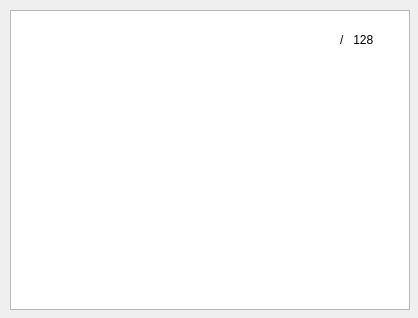
      <widget class="QWidget" name="scrollAreaWidgetContents_54">
       <property name="geometry">
        <rect>
         <x>0</x>
         <y>0</y>
         <width>418</width>
         <height>318</height>
        </rect>
       </property>
       <widget class="QLabel" name="lbl_report_octa_single_v_view_index">
        <property name="geometry">
         <rect>
          <x>370</x>
          <y>10</y>
          <width>71</width>
          <height>20</height>
         </rect>
        </property>
        <property name="text">
         <string/>
        </property>
       </widget>
       <widget class="QGraphicsView" name="graphicsView_2">
        <property name="geometry">
         <rect>
          <x>10</x>
          <y>10</y>
          <width>400</width>
          <height>300</height>
         </rect>
        </property>
        <property name="verticalScrollBarPolicy">
         <enum>Qt::ScrollBarAlwaysOff</enum>
        </property>
        <property name="horizontalScrollBarPolicy">
         <enum>Qt::ScrollBarAlwaysOff</enum>
        </property>
       </widget>
       <widget class="QLabel" name="label_3">
        <property name="geometry">
         <rect>
          <x>340</x>
          <y>30</y>
          <width>41</width>
          <height>20</height>
         </rect>
        </property>
        <property name="text">
         <string>/   128</string>
        </property>
       </widget>
       <widget class="QLabel" name="label_4">
        <property name="geometry">
         <rect>
          <x>320</x>
          <y>30</y>
          <width>21</width>
          <height>20</height>
         </rect>
        </property>
        <property name="text">
         <string/>
        </property>
       </widget>
      </widget>
